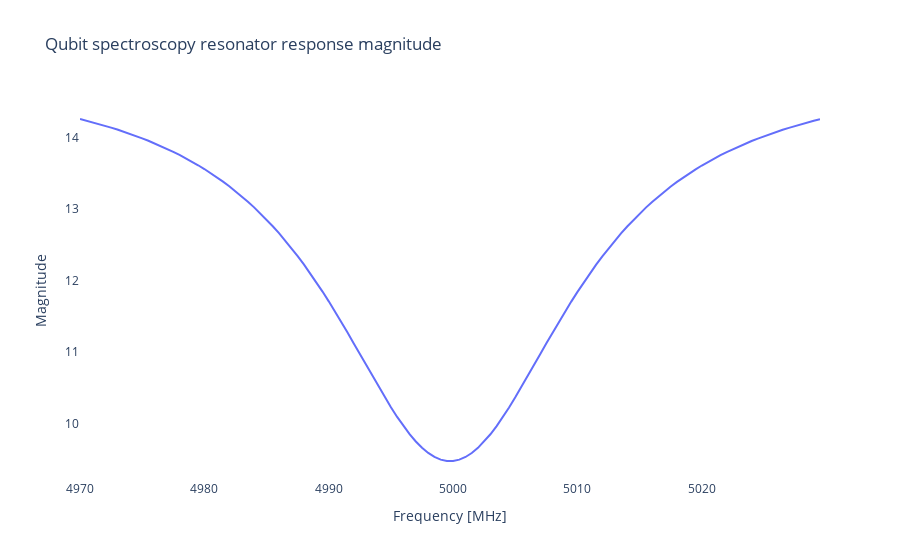
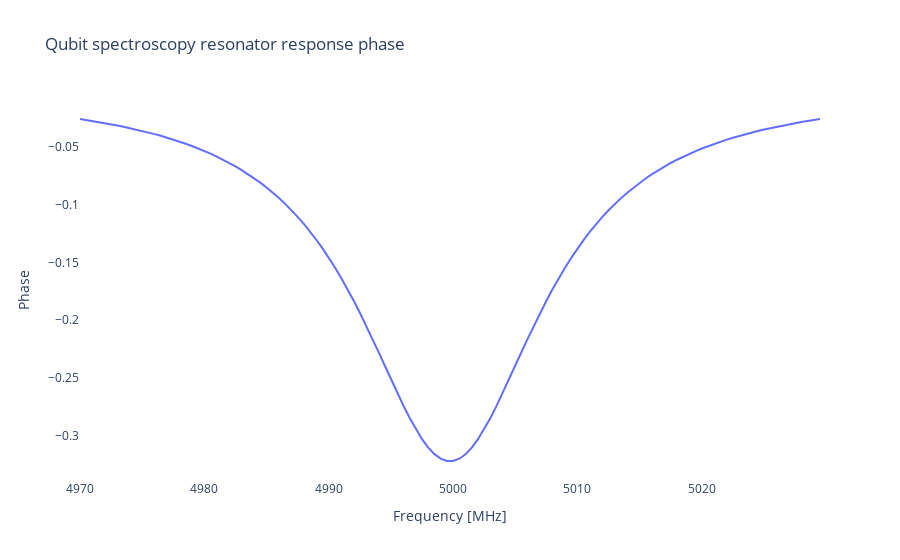

Notebook source saved alongside these figures, in order:
### Markdown cell above
## Part 1: Single-Tone Frequency Spectroscopy

First, we perform a basic frequency sweep to identify the qubit resonance frequency.
This is typically the first characterization step for a new qubit.

### ⚠️ Important Fix: Channel Mismatch Issue Resolved

**Previous Issue**: The original notebook had a channel mismatch problem:
- Drive channel: 1 (affecting VQubit1 populations)
- Measurement channel: 3 (reading VQubit3 populations)

This caused a flat-line response because we were driving one qubit but measuring another.

**✅ Solution**: Both drive and measurement now use **channel 1**, ensuring we drive and read the same virtual qubit. This produces the expected spectroscopy dip at the qubit frequency.

### Code cell
# Run single-tone frequency spectroscopy with CLEAN MODE enabled
print("Running single-tone frequency spectroscopy with clean data mode...")

freq_spec = QubitSpectroscopyFrequency(
    dut_qubit=qubit,
    start=4970.0,       # FOCUSED: Narrower range around expected frequency
    stop=5030.0,        # FOCUSED: Narrower range around expected frequency  
    step=0.5,           # FINE: Very fine step size for accurate peak detection
    num_avs=1000,       # Moderate averaging (clean data doesn't need high averaging)
    amp=0.05,           # Drive amplitude
    mp_width=1.0,       # Measurement pulse width (us)
    disable_noise=True  # ✨ NEW: Enable clean, noise-free simulation data
)

# The experiment runs automatically in the constructor
# Results are stored in freq_spec.result

print(f"\nFrequency sweep completed!")
print(f"Data shape: {freq_spec.result['Magnitude'].shape}")
print(f"Frequency guess: {freq_spec.frequency_guess:.2f} MHz")
print("✅ Clean data mode: Zero noise, perfect reproducibility")
